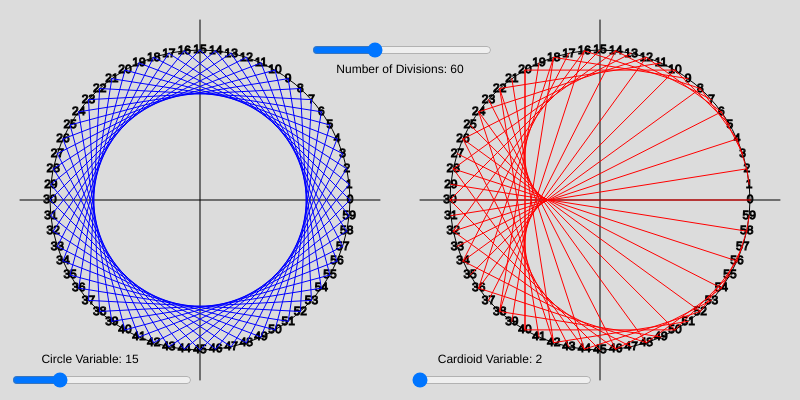
Frame 1 (no input)
Frame 60 (no input): identical to frame 1, image omitted
Frame 120 (the mouse pressed at the canvas centre since frame 60): identical to frame 1, image omitted

The p5.js sketch that drew this single still picture (run headless with seeded random() and noise() and a simulated clock; from frame 60 on, the mouse is pressed at the canvas centre):

// p5.js sketch
// ── sketch.js
let slider1;
let slider2;
let slider3;

function setup() {
  createCanvas(800, 400);
  textAlign(CENTER, CENTER);
  slider1 = createSlider(1, 59,15);
  slider1.position(10, 370);
  slider1.size(180);
  
  slider2 = createSlider(2, 6,2);
  slider2.position(410, 370);
  slider2.size(180);
  
   slider3 = createSlider(30, 120,60);
  slider3.position(310, 40);
  slider3.size(180);
}

function draw() {
  background(220);
  stroke(0);
  noFill();

  push();
  noStroke();
  fill(0);
  text("Circle Variable: "+slider1.value(),90,360);
    text("Cardioid Variable: "+slider2.value(),90+400,360);
      text("Number of Divisions: "+slider3.value(),400,70);
  pop();
  translate(200, height / 2);

  ellipse(0, 0, 300, 300);
  line(-180, 0, 180, 0);
  line(0, -180, 0, 180);

  
  for (let i = 0; i < slider3.value(); i = i + 1) {
    let angle = (i / slider3.value()) * 2 * PI;
    let x = 150 * cos(angle);
    let y = -150 * sin(angle);
    text(i, x, y);
  //  triangle(0,0,x,y,x,0);
  }
  
  stroke(0,0,255);
    for (let i = 0; i < slider3.value(); i = i + 1) {
    drawLine(i,i+slider1.value(),slider3.value());
    }
  
  stroke(0);
  translate(400, 0);

  ellipse(0, 0, 300, 300);
  line(-180, 0, 180, 0);
  line(0, -180, 0, 180);

  
  for (let i = 0; i < slider3.value(); i = i + 1) {
    let angle = (i / slider3.value()) * 2 * PI;
    let x = 150 * cos(angle);
    let y = -150 * sin(angle);
    text(i, x, y);
  //  triangle(0,0,x,y,x,0);
  }
  
  stroke(255,0,0);
  for (let i = 0; i < slider3.value(); i = i + 1) {
    drawLine(i,i*slider2.value(),slider3.value());
    }
  
  
}

function drawLine(start, stop, num) {
  
  let angle = (start / num) * 2 * PI;
  let x = 150 * cos(angle);
  let y = -150 * sin(angle);

  let angle1 = (stop / num) * 2 * PI;
  let x1 = 150 * cos(angle1);
  let y1 = -150 * sin(angle1);
  line(x, y, x1, y1);
  
}
